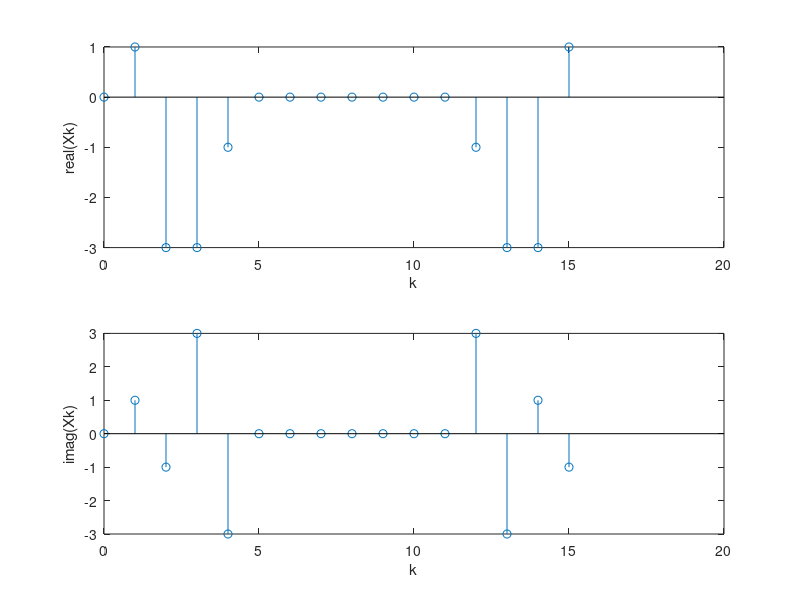

This figure's MATLAB source:
clc,clear,close all
format compact
N=16;
n=0:1:N-1;
k=0:1:7;
XK_in=[1+1i,-3-1i,-3+3*1i,-1-3*1i];
XKf=conj(fliplr(XK_in)); 
Xk=[0,XK_in,0,0,0,0,0,0,0,XKf];

subplot(211)
stem(n,real(Xk));
xlabel('k');
ylabel('real(Xk)');
subplot(212)
stem(n,imag(Xk));
xlabel('k');
ylabel('imag(Xk)');
